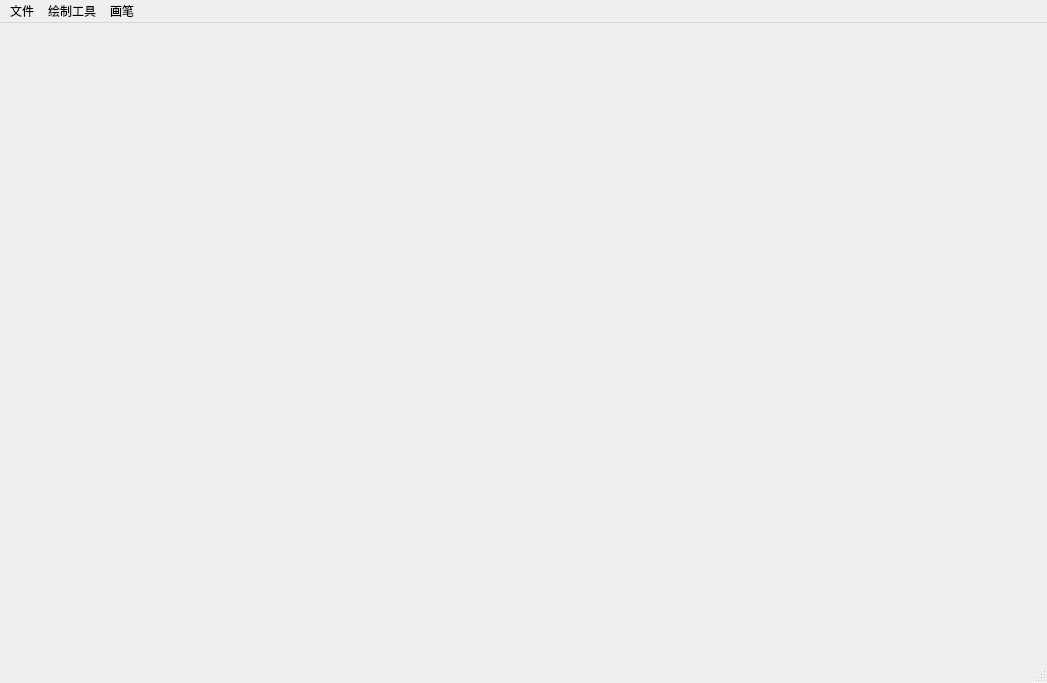
<?xml version="1.0" encoding="UTF-8"?>
<ui version="4.0">
 <class>MainWindow</class>
 <widget class="QMainWindow" name="MainWindow">
  <property name="geometry">
   <rect>
    <x>0</x>
    <y>0</y>
    <width>1047</width>
    <height>683</height>
   </rect>
  </property>
  <property name="windowTitle">
   <string>MainWindow</string>
  </property>
  <widget class="QWidget" name="centralwidget">
   <property name="styleSheet">
    <string notr="true"/>
   </property>
  </widget>
  <widget class="QMenuBar" name="menubar">
   <property name="geometry">
    <rect>
     <x>0</x>
     <y>0</y>
     <width>1047</width>
     <height>23</height>
    </rect>
   </property>
   <widget class="QMenu" name="FileMenu">
    <property name="title">
     <string>文件</string>
    </property>
    <addaction name="actionCreate_New"/>
    <addaction name="actionSave_as"/>
   </widget>
   <widget class="QMenu" name="ToolsMenu">
    <property name="title">
     <string>绘制工具</string>
    </property>
    <addaction name="actionPencil"/>
    <addaction name="actionLine"/>
    <addaction name="actionRect"/>
    <addaction name="actionEillpse"/>
    <addaction name="actionPloygon"/>
   </widget>
   <widget class="QMenu" name="PenSetMenu">
    <property name="title">
     <string>画笔</string>
    </property>
    <widget class="QMenu" name="widthMenu">
     <property name="title">
      <string>设置画笔粗细</string>
     </property>
     <addaction name="action1_xp"/>
     <addaction name="action5_xp"/>
     <addaction name="action10_xp"/>
     <addaction name="action20_xp"/>
     <addaction name="separator"/>
    </widget>
    <addaction name="actionSet_Color"/>
    <addaction name="widthMenu"/>
   </widget>
   <addaction name="FileMenu"/>
   <addaction name="ToolsMenu"/>
   <addaction name="PenSetMenu"/>
  </widget>
  <widget class="QStatusBar" name="statusbar"/>
  <action name="actionCreate_New">
   <property name="text">
    <string>新建</string>
   </property>
   <property name="toolTip">
    <string>新建文件</string>
   </property>
  </action>
  <action name="actionSave_as">
   <property name="text">
    <string>保存</string>
   </property>
   <property name="toolTip">
    <string>保存</string>
   </property>
  </action>
  <action name="actionPencil">
   <property name="text">
    <string>铅笔</string>
   </property>
   <property name="toolTip">
    <string>铅笔</string>
   </property>
  </action>
  <action name="actionLine">
   <property name="text">
    <string>直线</string>
   </property>
   <property name="toolTip">
    <string>直线</string>
   </property>
  </action>
  <action name="actionRect">
   <property name="text">
    <string>矩形</string>
   </property>
   <property name="toolTip">
    <string>矩形</string>
   </property>
  </action>
  <action name="actionEillpse">
   <property name="text">
    <string>椭圆形</string>
   </property>
  </action>
  <action name="actionPloygon">
   <property name="text">
    <string>多边形</string>
   </property>
  </action>
  <action name="actionSet_Color">
   <property name="text">
    <string>设置画笔颜色</string>
   </property>
  </action>
  <action name="action1_xp">
   <property name="text">
    <string>1 xp</string>
   </property>
  </action>
  <action name="action5_xp">
   <property name="text">
    <string>5 xp</string>
   </property>
  </action>
  <action name="action10_xp">
   <property name="text">
    <string>10 xp</string>
   </property>
  </action>
  <action name="action20_xp">
   <property name="text">
    <string>20 xp</string>
   </property>
  </action>
 </widget>
 <resources/>
 <connections/>
</ui>
